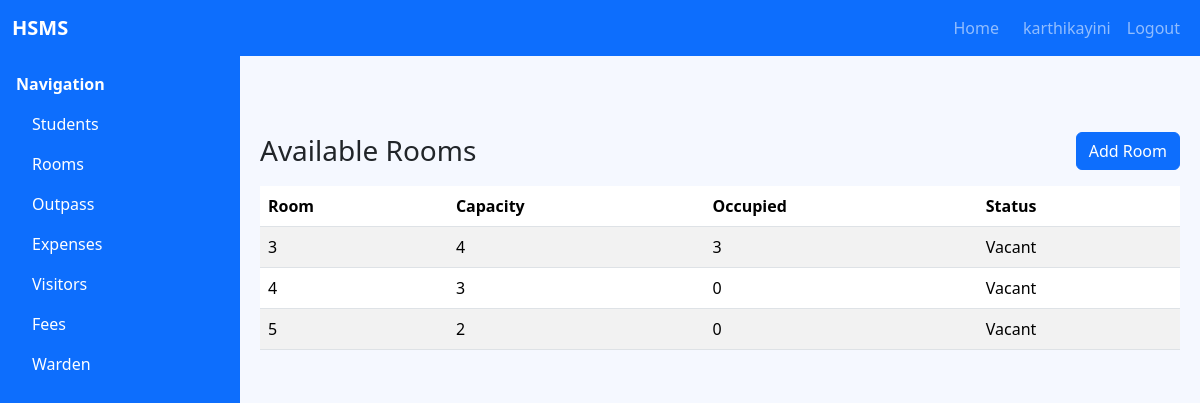
The app's page /rooms/ (signed in) with its own data.
### accounts/models.py (models this page shows, shortened)
class User(AbstractUser):
    class Roles(models.TextChoices):
        STUDENT = "student", "Student"
        WARDEN = "warden", "Warden"
        ADMIN = "admin", "Admin"
    role = models.CharField(
        max_length=20,
        choices=Roles.choices,
        default=Roles.STUDENT,
        help_text="Role for role-based access control",
    )
    reg_no = models.CharField(
        max_length=50,
        blank=True,
        null=True,
        help_text="Registration number for students (optional for staff)",
        unique=False,
    )

### rooms/models.py (models this page shows, shortened)
class Room(models.Model):
    room_no = models.CharField(max_length=20, unique=True)
    capacity = models.PositiveIntegerField(default=1)
    occupied_count = models.PositiveIntegerField(default=0)
    status = models.CharField(max_length=20, default='Vacant')  # Vacant/Occupied/Partial

### rooms/views.py (the view)
# urls.py: path('', room_list, name='rooms_list'),
@login_required
def room_list(request):
    qs = Room.objects.all().order_by('room_no')
    if request.GET.get('available'):
        qs = qs.filter(occupied_count__lt=F('capacity'))
    rooms = qs
    return render(request, 'rooms/list.html', { 'rooms': rooms })

### rooms/templates/rooms/list.html (shortened to what this page needs)
{% extends 'base.html' %}
{% block content %}
<div class="d-flex justify-content-between align-items-center mb-3">
  <h3 class="mb-0">Available Rooms</h3>
  <button class="btn btn-primary" data-bs-toggle="modal" data-bs-target="#addRoomModal">Add Room</button>
  </div>
<div class="table-responsive">
  <table class="table table-striped">
    <thead>
      <tr>
        <th>Room</th>
        <th>Capacity</th>
        <th>Occupied</th>
        <th>Status</th>
      </tr>
    </thead>
    <tbody>
      {% for r in rooms %}
      <tr>
        <td>{{ r.room_no }}</td>
        <td>{{ r.capacity }}</td>
        <td>{{ r.occupied_count }}</td>
        <td>{{ r.status }}</td>
      </tr>
      {% empty %}
      <tr><td colspan="4">No rooms.</td></tr>
      {% endfor %}
    </tbody>
  </table>
  </div>
{% endblock %}

### templates/base.html (shortened to what this page needs)
<!doctype html>
<html>
<head>
  <link href="https://cdn.jsdelivr.net/npm/bootstrap@5.3.3/dist/css/bootstrap.min.css" rel="stylesheet">
  </head>
<body>
  <nav class="navbar navbar-expand-lg navbar-dark bg-primary topbar">
    <div class="container-fluid">
      <a class="navbar-brand fw-semibold" href="/">HSMS</a>
      <div class="collapse navbar-collapse" id="topbarMenu">
        <ul class="navbar-nav ms-auto">
          {% if user.is_authenticated and user.role == 'warden' %}
          <li class="nav-item"><a class="nav-link" href="/warden/dashboard/">Home</a></li>
          {% elif user.is_authenticated and user.role == 'student' %}
          <li class="nav-item"><a class="nav-link" href="/student/dashboard/">Home</a></li>
          {% endif %}
          {% if user.is_authenticated %}
          <li class="nav-item"><a class="nav-link" href="/accounts/profile/">{{ user.username }}</a></li>
          <li class="nav-item"><a class="nav-link" href="/accounts/logout/">Logout</a></li>
          {% else %}
          <li class="nav-item"><a class="nav-link" href="/accounts/login/">Login</a></li>
          <li class="nav-item"><a class="nav-link" href="/accounts/register/">Register</a></li>
          {% endif %}
        </ul>
      </div>
    </div>
  </nav>
  {% block sidebar %}
  <aside class="sidebar d-none d-md-block">
    <div class="p-3">
      <div class="fw-semibold mb-2">Navigation</div>
      <div class="list-group list-group-flush">
        <a href="/students/" class="list-group-item list-group-item-action bg-transparent text-white border-0">Students</a>
        <a href="/rooms/" class="list-group-item list-group-item-action bg-transparent text-white border-0">Rooms</a>
        <a href="/outpass/" class="list-group-item list-group-item-action bg-transparent text-white border-0">Outpass</a>
        <a href="/expenses/" class="list-group-item list-group-item-action bg-transparent text-white border-0">Expenses</a>
        <a href="/visitors/" class="list-group-item list-group-item-action bg-transparent text-white border-0">Visitors</a>
        <a href="/fees/" class="list-group-item list-group-item-action bg-transparent text-white border-0">Fees</a>
        <a href="/warden/" class="list-group-item list-group-item-action bg-transparent text-white border-0">Warden</a>
      </div>
    </div>
  </aside>
  {% endblock %}
  <main class="content">
    {% block content %}{% endblock %}
  </main>
</body>
</html>

### templates/base.html (style rules this page uses)
body { background-color: #f5f8ff; }
.topbar { position: sticky; top: 0; z-index: 1030; }
.sidebar { position: fixed; top: 56px; bottom: 0; left: 0; width: 240px; background-color: #0d6efd; color: #fff; overflow-y: auto; }
.sidebar a { color: #e7efff; text-decoration: none; }
.content { margin-top: 56px; margin-left: 240px; padding: 20px; }

### records on screen
User: username "karthikayini"
Room: room_no "3", capacity "4", occupied_count "3", status "Vacant"
Room: room_no "4", capacity "3", occupied_count "0", status "Vacant"
Room: room_no "5", capacity "2", occupied_count "0", status "Vacant"
